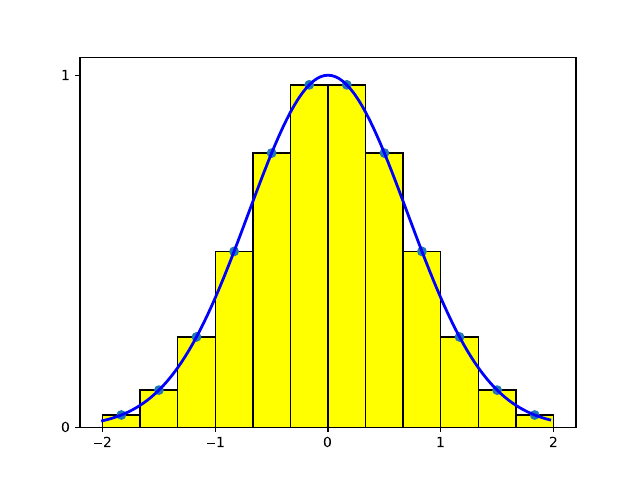

Reproduce this figure in Python.
import matplotlib.pyplot as plt
from math import *

f = lambda x : exp(-x**2)

plt.clf()

I=[i/3. for i in range(-6,6)]
F=[f(x+1./6.) for x in I]

plt.xticks(list(range(-2,3)))
plt.yticks([0,1])


plt.bar(I,F,width=0.333,align='edge',color='yellow',edgecolor='black')

plt.plot([x+1./6 for x in I],F,'o')

I=[i/30. for i in range(-60,60)]
F=[f(x) for x in I]

plt.plot(I,F,color='blue',linewidth=2)

plt.savefig('riemann_sum.pdf')
